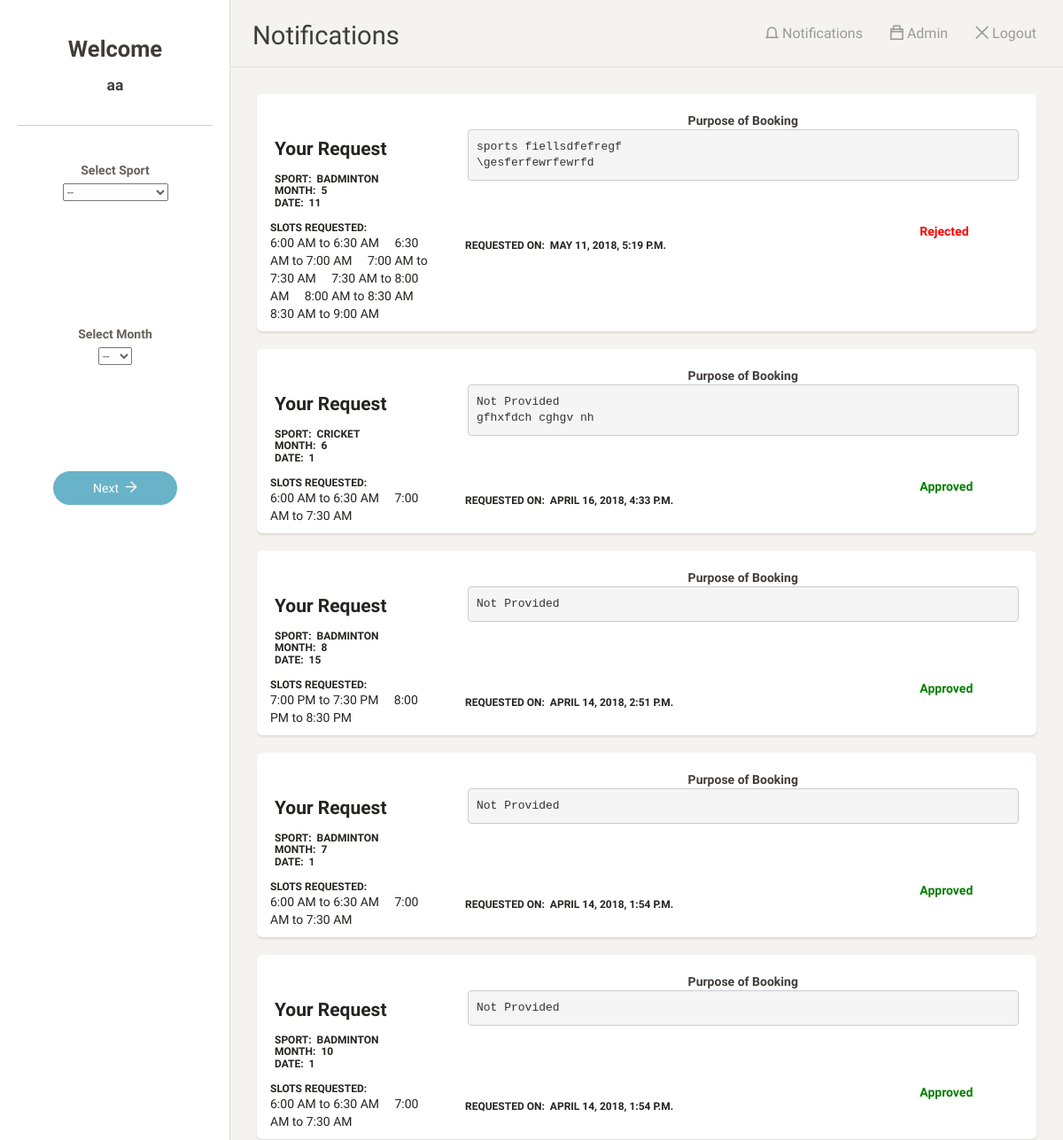
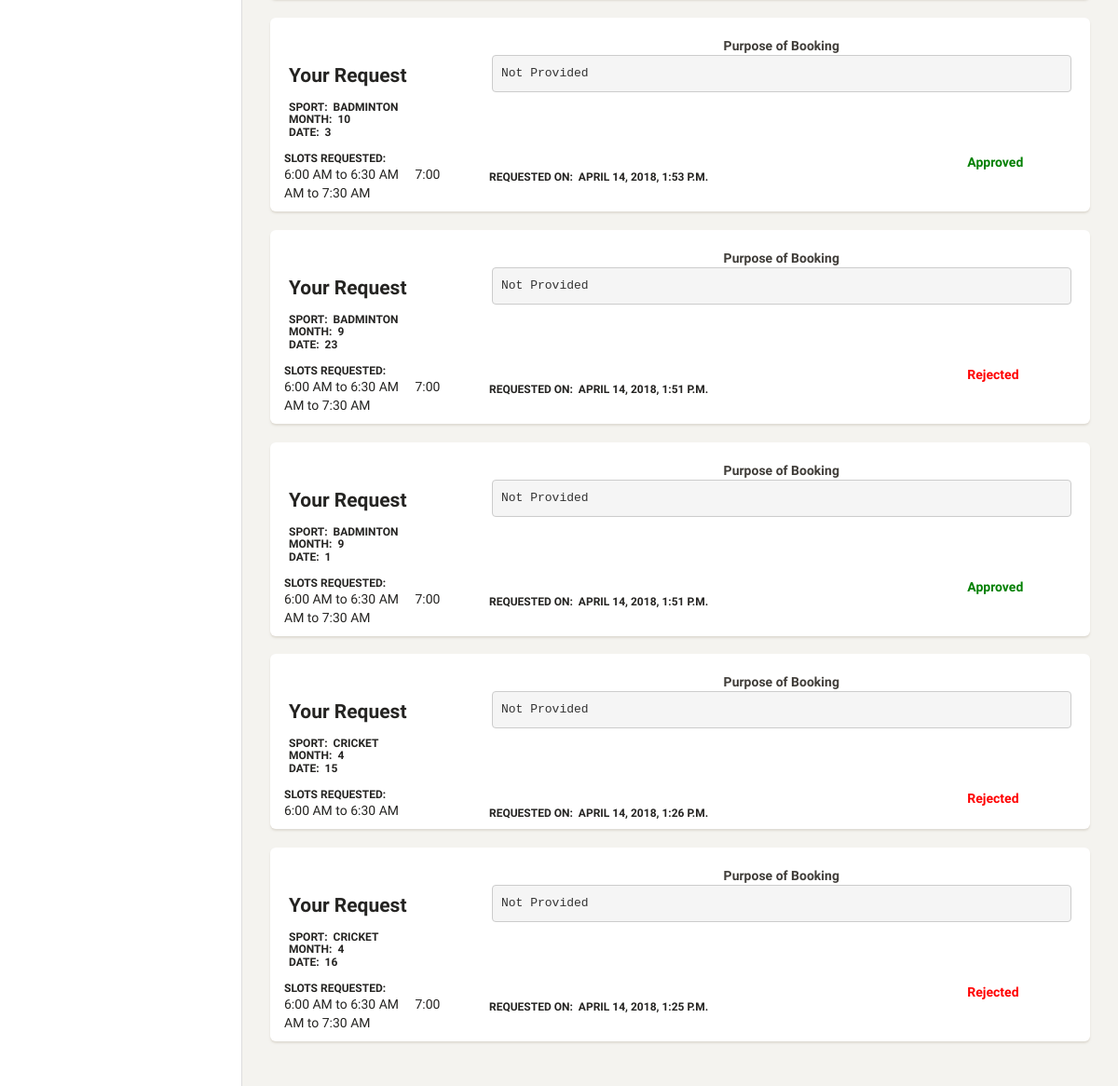
The app's page /main/notify/ (signed in) with its own data (2 pictures, top to bottom).
### administer/models.py (models this page shows, shortened)
class RequestList(models.Model):
    username = models.CharField(max_length=50)
    sport1 = models.CharField(max_length=50, default="0")
    month1 = models.CharField(max_length=50, default="0")
    date1 = models.CharField(max_length=50, default="0")
    check_1 = models.CharField(max_length=15, default="0")
    check_2 = models.CharField(max_length=15, default="0")
    check_3 = models.CharField(max_length=15, default="0")
    check_4 = models.CharField(max_length=15, default="0")
    check_5 = models.CharField(max_length=15, default="0")
    check_6 = models.CharField(max_length=15, default="0")
    check_7 = models.CharField(max_length=15, default="0")
    check_8 = models.CharField(max_length=15, default="0")
    check_9 = models.CharField(max_length=15, default="0")
    check_10 = models.CharField(max_length=15, default="0")
    check_11 = models.CharField(max_length=15, default="0")
    check_12 = models.CharField(max_length=15, default="0")
    check_13 = models.CharField(max_length=15, default="0")
    check_14 = models.CharField(max_length=15, default="0")
    check_15 = models.CharField(max_length=15, default="0")
    check_16 = models.CharField(max_length=15, default="0")
    purpose = models.CharField(max_length=10000, default="Not Provided")
    status = models.CharField(max_length=15, default="None")
    date2 = models.DateTimeField(default=datetime.datetime.now(), blank=True)

### main/views.py (the view)
# urls.py: url(r'notify/', views.notify, name='notify'),
def notify(request):
    combined_queryset = RequestList.objects.filter(username=request.user.username, status="Approved") | RequestList.objects.filter(username=request.user.username, status="Rejected") | RequestList.objects.filter(username=request.user.username, status="None")
    ordered_queryset = combined_queryset
    return render(request, 'main/notify.html', {'user_list': ordered_queryset})

### main/templates/main/notify.html (shortened to what this page needs)
{% extends 'base.html' %}
{% block body %}
<div class="wrapper">
    <div class="sidebar" data-background-color="white" data-active-color="danger">
    	<div class="sidebar-wrapper">
            <div class="logo" style="text-align:center">
                <h3><strong>Welcome</strong></h3>
                <h5><strong><div style="text-transform: lowercase">{{ request.user.username }}</div></strong></h5>
            </div>
            <form class="form-horizontal" role="form" action="{% url 'main:search'%}" method="POST">
                <div style="text-align:center">
                    <br><br>
                    <label for="ss">Select Sport</label><br>
                    <select class="form-fill" name="sport" id = "ss">
                        <option>--</option>
                    </select>
                    <br><br><br><br><br><br><br><br>
                    <label for="mm">Select Month</label><br>
                    <select class="form-fill"  name="month" id = "mm">
                        <option>--</option>
                    </select>
                    <br><br><br><br><br><br><br>
                    <button type="submit" class="btn btn-info btn-fill btn-wd">Next &nbsp<i class="ti-arrow-right"></i></button>
                </div>
            </form>
    	</div>
    </div>
    <div class="main-panel">
        <nav class="navbar navbar-default">
            <div class="container-fluid">
                <div class="navbar-header">
                    <div class="animated slideInLeft">
                    {% for user in user_list|slice:":1" %}
                        <strong><h3>Notifications</h3></strong>
                    {% endfor %}
                    </div>
                </div>
                <div class="collapse navbar-collapse">
                    <ul class="nav navbar-nav navbar-right">
                        <li>
                            <a href="{% url 'main:notify'%}">
								<i class="ti-bell"></i>
								<p>Notifications</p>
                            </a>
                        </li>
						{% if request.user.username == "aa" %}
                        <li>
                            <a href="{% url 'administer:administer'%}">
								<i class="ti-bag"></i>
								<p>Admin</p>
                            </a>
                        </li>
                        {% endif %}
                        <li>
                            <a href="{% url 'logout'%}">
                                <i class="ti-close"></i>
								<p>Logout</p>
                            </a>
                        </li>
                    </ul>
                </div>
            </div>
        </nav>
        <div class="content">
            <div class="container-fluid">
                {% for user in user_list reversed%}
                <div class="row">
                    <div class="col-md-12">
                        <div class="card animated pulse">
                            <div class="header">
                                <div class="row">
                                    <div class="col-md-3">
                                        <h4>Your Request</h4>
                                        <h6>Sport: &nbsp{{ user.sport1 }}</h6>
                                        <h6>Month: &nbsp{{ user.month1 }}</h6>
                                        <h6>Date: &nbsp{{ user.date1 }}</h6>
                                    </div>
                                    <div class="col-md-9">
                                        <div style="text-align:center"><strong>Purpose of Booking</strong></div>
                                            <pre>{{ user.purpose }}</pre>
                                    </div>
                                </div>
                            </div>
                            <div class="content">
                                <div class="row">
                                    <div class="col-md-3">
                                        <h6>Slots Requested:</h6>
                                        {% if user.check_1 == "1" %}
                                            <h7>6:00 AM to 6:30 AM</h7>&nbsp&nbsp&nbsp&nbsp
                                        {% endif %}
                                        {% if user.check_2 == "1" %}
                                            <h7>6:30 AM to 7:00 AM</h7>&nbsp&nbsp&nbsp&nbsp
                                        {% endif %}
                                        {% if user.check_3 == "1" %}
                                            <h7>7:00 AM to 7:30 AM</h7>&nbsp&nbsp&nbsp&nbsp
                                        {% endif %}
                                        {% if user.check_4 == "1" %}
                                            <h7>7:30 AM to 8:00 AM</h7>&nbsp&nbsp&nbsp&nbsp
                                        {% endif %}
                                        {% if user.check_5 == "1" %}
                                            <h7>8:00 AM to 8:30 AM</h7>&nbsp&nbsp&nbsp&nbsp
                                        {% endif %}
                                        {% if user.check_6 == "1" %}
                                            <h7>8:30 AM to 9:00 AM</h7>&nbsp&nbsp&nbsp&nbsp
                                        {% endif %}
                                        {% if user.check_11 == "1" %}
                                            <h7>7:00 PM to 7:30 PM</h7>&nbsp&nbsp&nbsp&nbsp
                                        {% endif %}
                                        {% if user.check_13 == "1" %}
                                            <h7>8:00 PM to 8:30 PM</h7>&nbsp&nbsp&nbsp&nbsp
                                        {% endif %}
                                    </div>
                                    <div class="col-md-5">
                                         <br>
                                         <h6>Requested on: &nbsp{{ user.date2 }}</h6>
                                    </div>
                                    <div class="col-md-2">
                                    </div>
                                    <div class="col-md-2">
                                        {% if user.status == "Approved"%}
                                        <strong><div style="color:green">{{ user.status }}</div></strong>
                                        {% endif %}
                                        {% if user.status == "Rejected"%}
                                            <strong><div style="color:red">{{ user.status }}</div></strong>
                                        {% endif %}
                                    </div>
                                </div>
                            </div>
                        </div>
                    </div>
                </div>
                 {% endfor %}
            </div>
        </div>
    </div>
</div>
{% endblock %}

### main/templates/base.html (shortened to what this page needs)
<!DOCTYPE html>
<html>
<head>
    {% load staticfiles %}
    <link href="{% static 'main/css/bootstrap.min.css' %}" rel="stylesheet" />
    <link href="{% static 'main/css/animate.min.css' %}" rel="stylesheet"/>
    <link href="{% static 'main/css/paper-dashboard.css' %}" rel="stylesheet"/>
    <link href="{% static 'main/css/demo.css' %}" rel="stylesheet" />
    <link href="{% static 'main/css/animate.css'%}" rel="stylesheet"/>
    <link href="http://maxcdn.bootstrapcdn.com/font-awesome/latest/css/font-awesome.min.css" rel="stylesheet">
    <link href="{% static 'main/css/themify-icons.css' %}" rel="stylesheet">
</head>
<main>
<body>
    {% block body %}
    {% endblock %}
</body>
</main>
</html>

### records on screen
RequestList: sport1 "CRICKET", month1 "4", date1 "16", purpose "Not Provided", check_1 "6:00 AM to 6:30 AM", check_3 "7:00 AM to 7:30 AM", date2 "APRIL 14, 2018, 1:25 P.M.", status "Rejected"
RequestList: sport1 "BADMINTON", month1 "5", date1 "11", purpose "sports fiellsdfefregf \\gesferfewrfewrfd", check_1 "6:00 AM to 6:30 AM", check_2 "6:30 AM to 7:00 AM", check_3 "7:00 AM to 7:30 AM", check_4 "7:30 AM to 8:00 AM", check_5 "8:00 AM to 8:30 AM", check_6 "8:30 AM to 9:00 AM", date2 "MAY 11, 2018, 5:19 P.M.", status "Rejected"
RequestList: sport1 "CRICKET", month1 "6", date1 "1", purpose "Not Provided gfhxfdch cghgv nh", check_1 "6:00 AM to 6:30 AM", check_3 "7:00 AM to 7:30 AM", date2 "APRIL 16, 2018, 4:33 P.M.", status "Approved"
RequestList: sport1 "BADMINTON", month1 "8", date1 "15", purpose "Not Provided", check_11 "7:00 PM to 7:30 PM", check_13 "8:00 PM to 8:30 PM", date2 "APRIL 14, 2018, 2:51 P.M.", status "Approved"
RequestList: sport1 "BADMINTON", month1 "7", date1 "1", purpose "Not Provided", check_1 "6:00 AM to 6:30 AM", check_3 "7:00 AM to 7:30 AM", date2 "APRIL 14, 2018, 1:54 P.M.", status "Approved"
RequestList: sport1 "BADMINTON", month1 "10", date1 "1", purpose "Not Provided", check_1 "6:00 AM to 6:30 AM", check_3 "7:00 AM to 7:30 AM", date2 "APRIL 14, 2018, 1:54 P.M.", status "Approved"
RequestList: sport1 "BADMINTON", month1 "10", date1 "3", purpose "Not Provided", check_1 "6:00 AM to 6:30 AM", check_3 "7:00 AM to 7:30 AM", date2 "APRIL 14, 2018, 1:53 P.M.", status "Approved"
RequestList: sport1 "BADMINTON", month1 "9", date1 "23", purpose "Not Provided", check_1 "6:00 AM to 6:30 AM", check_3 "7:00 AM to 7:30 AM", date2 "APRIL 14, 2018, 1:51 P.M.", status "Rejected"
RequestList: sport1 "BADMINTON", month1 "9", date1 "1", purpose "Not Provided", check_1 "6:00 AM to 6:30 AM", check_3 "7:00 AM to 7:30 AM", date2 "APRIL 14, 2018, 1:51 P.M.", status "Approved"
RequestList: sport1 "CRICKET", month1 "4", date1 "15", purpose "Not Provided", check_1 "6:00 AM to 6:30 AM", date2 "APRIL 14, 2018, 1:26 P.M.", status "Rejected"

### other values on screen
{{ request.user.username }} "aa"
